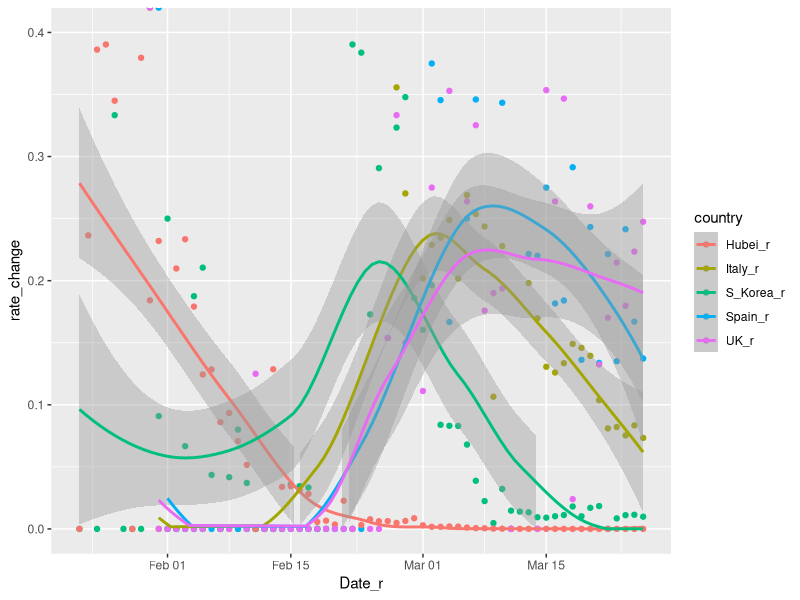
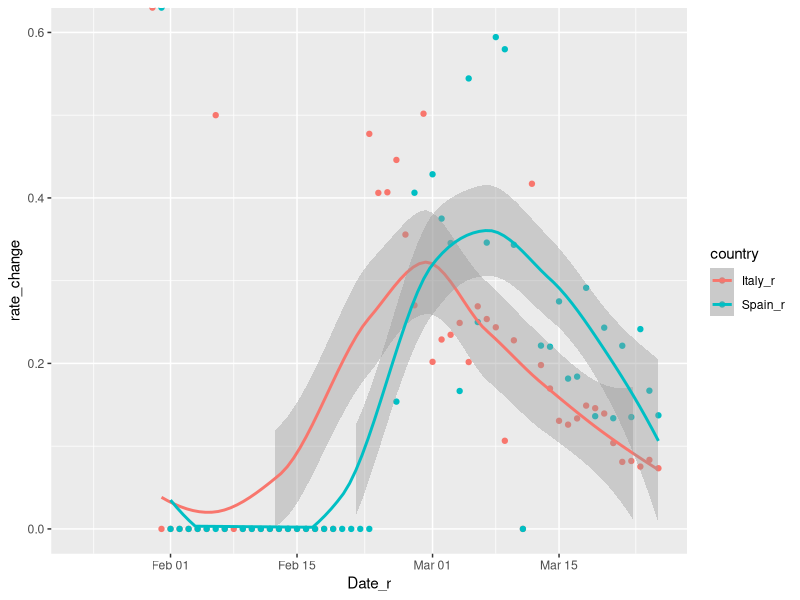
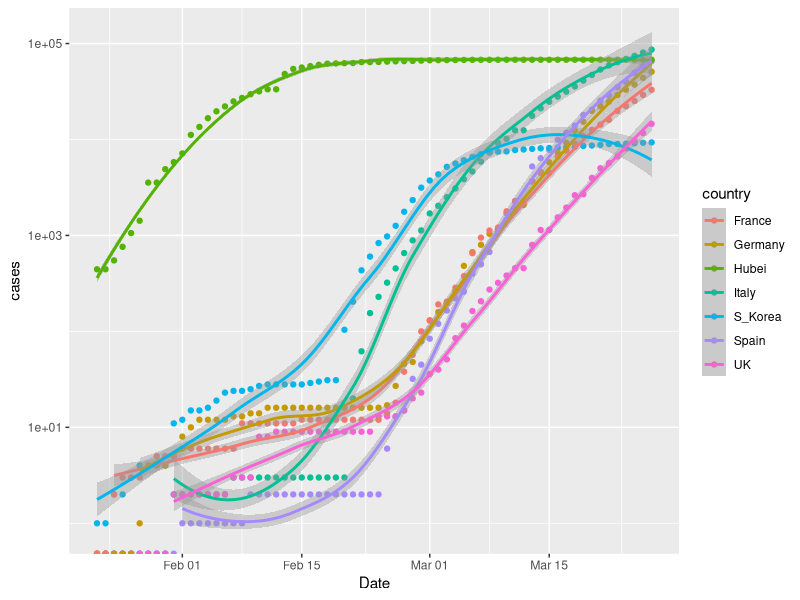
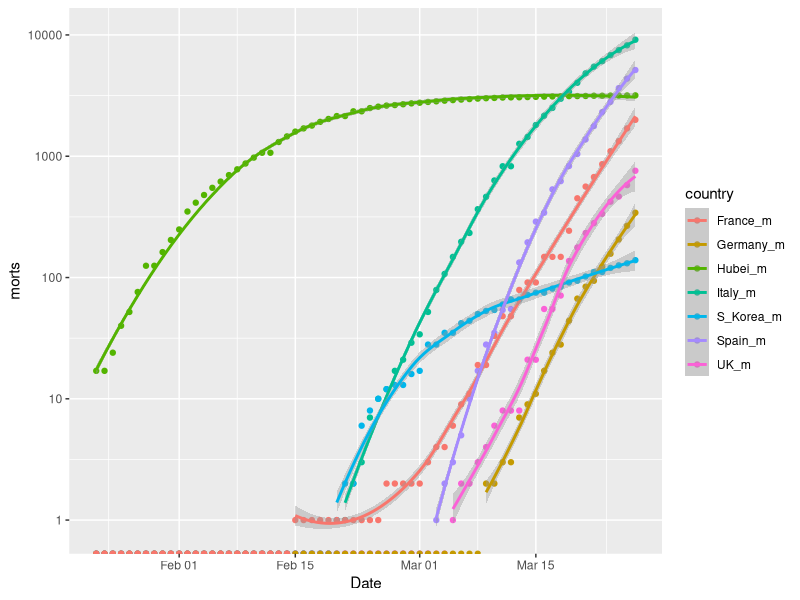
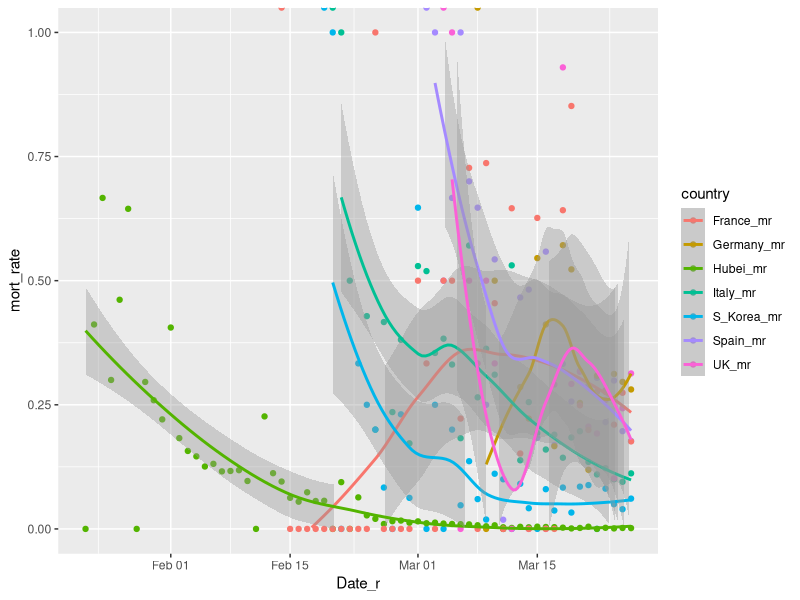

The R script that drew these images, in order:
library(tidyverse)


# data from https://github.com/CSSEGISandData/COVID-19
# cases up to 22nd January - 24st march 2020

Date <- c("1/22/20","1/23/20","1/24/20","1/25/20","1/26/20","1/27/20","1/28/20","1/29/20","1/30/20","1/31/20","2/1/20","2/2/20","2/3/20","2/4/20","2/5/20","2/6/20","2/7/20","2/8/20","2/9/20","2/10/20","2/11/20","2/12/20","2/13/20","2/14/20","2/15/20","2/16/20","2/17/20","2/18/20","2/19/20","2/20/20","2/21/20","2/22/20","2/23/20","2/24/20","2/25/20","2/26/20","2/27/20","2/28/20","2/29/20","3/1/20","3/2/20","3/3/20","3/4/20","3/5/20","3/6/20","3/7/20","3/8/20","3/9/20","3/10/20","3/11/20","3/12/20","3/13/20","3/14/20","3/15/20","3/16/20","3/17/20","3/18/20","3/19/20","3/20/20","3/21/20", "3/22/20", "3/23/20", "3/24/20", "3/25/20", "3/26/20", "3/27/20")
Date <- as.Date(Date, format = "%m/%d/%Y")

# Cases data

Italy <- c(0,0,0,0,0,0,0,0,0,2,2,2,2,2,2,2,3,3,3,3,3,3,3,3,3,3,3,3,3,3,20,62,155,229,322,453,655,888,1128,1694,2036,2502,3089,3858,4636,5883,7375,9172,10149,12462,12462,17660,21157,24747,27980,31506,35713,41035,47021,53578,59138,63927,69176,74386,80589,86498)
Spain <- c(0,0,0,0,0,0,0,0,0,0,1,1,1,1,1,1,1,1,2,2,2,2,2,2,2,2,2,2,2,2,2,2,2,2,6,13,15,32,45,84,120,165,222,259,400,500,673,1073,1695,2277,2277,5232,6391,7798,9942,11748,13910,17963,20410,25374,28768,35136,39885,49515,57786,65719)
S_Korea <- c(1,1,2,2,3,4,4,4,4,11,12,15,15,16,19,23,24,24,25,27,28,28,28,28,28,29,30,31,31,104,204,433,602,833,977,1261,1766,2337,3150,3736,4335,5186,5621,6088,6593,7041,7314,7478,7513,7755,7869,7979,8086,8162,8236,8320,8413,8565,8652,8799,8961,8961,9037,9137,9241,9332)
Hebei_C <- c(1,1,2,8,13,18,33,48,65,82,96,104,113,126,135,157,172,195,206,218,239,251,265,283,291,300,301,306,306,307,308,309,311,311,311,312,317,318,318,318,318,318,318,318,318,318,318,318,318,318,318,318,318,318,318,318,318,318,318,318)
UK <- c(0,0,0,0,0,0,0,0,0,2,2,2,2,2,2,2,3,3,3,8,8,9,9,9,9,9,9,9,9,9,9,9,9,13,13,13,15,20,23,36,40,51,85,115,163,206,273,321,382,456,456,798,1140,1140,1543,1950,2626,2689,3983,5018,5683,6650,8077,9529,11658,14543)
Hubei <- c(444,444,549,761,1058,1423,3554,3554,4903,5806,7153,11177,13522,16678,19665,22112,24953,27100,29631,31728,33366,33366,48206,54406,56249,58182,59989,61682,62031,62442,62662,64084,64084,64287,64786,65187,65596,65914,66337,66907,67103,67217,67332,67466,67592,67666,67707,67743,67760,67773,67781,67786,67790,67794,67798,67799,67800,67800,67800,67800,67800,67800,67801,67801,67801,67801)
Germany <- c(0,0,0,0,0,1,4,4,4,5,8,10,12,12,12,12,13,13,14,14,16,16,16,16,16,16,16,16,16,16,16,16,16,16,17,27,46,48,79,130,159,196,262,482,670,799,1040,1176,1457,1908,2078,3675,4585,5795,7272,9257,12327,15320,19848,22213,24873,29056,32986,37323,43938,50871)
France <- c(0,0,2,3,3,3,4,5,5,5,6,6,6,6,6,6,6,11,11,11,11,11,11,11,12,12,12,12,12,12,12,12,12,12,14,18,38,57,100,130,191,204,285,377,653,949,1126,1209,1784,2281,2281,3661,4469,4499,6633,7652,9043,10871,12612,14282,16018,19856,22304,25233,29155,32964)

# create data.frame

coviddf <- data.frame(Date, Italy, Spain, S_Korea, Hubei, UK, Germany, France)

# tidy cases

covid_cases_tidy <- coviddf %>% gather(country, cases, 'Italy':'France')

# Mortality data

Italy_m<- c(0,0,0,0,0,0,0,0,0,0,0,0,0,0,0,0,0,0,0,0,0,0,0,0,0,0,0,0,0,0,1,2,3,7,10,12,17,21,29,34,52,79,107,148,197,233,366,463,631,827,827,1266,1441,1809,2158,2503,2978,3405,4032,4825,5476,6077,6820,7503,8215,9134)
Spain_m <- c(0,0,0,0,0,0,0,0,0,0,0,0,0,0,0,0,0,0,0,0,0,0,0,0,0,0,0,0,0,0,0,0,0,0,0,0,0,0,0,0,0,1,2,3,5,10,17,28,35,54,55,133,195,289,342,533,623,830,1043,1375,1772,2311,2808,3647,4365,5138)
S_Korea_m <- c(0,0,0,0,0,0,0,0,0,0,0,0,0,0,0,0,0,0,0,0,0,0,0,0,0,0,0,0,0,1,2,2,6,8,10,12,13,13,16,17,28,28,35,35,42,44,50,53,54,60,66,66,72,75,75,81,84,91,94,102,111,111,120,126,131,139)
UK_m <- c(0,0,0,0,0,0,0,0,0,0,0,0,0,0,0,0,0,0,0,0,0,0,0,0,0,0,0,0,0,0,0,0,0,0,0,0,0,0,0,0,0,0,0,1,2,2,3,4,6,8,8,8,21,21,55,55,71,137,177,233,281,335,422,465,578,759)
Hubei_m <- c(17,17,24,40,52,76,125,125,162,204,249,350,414,479,549,618,699,780,871,974,1068,1068,1310,1457,1596,1696,1789,1921,2029,2144,2144,2346,2346,2495,2563,2615,2641,2682,2727,2761,2803,2835,2871,2902,2931,2959,2986,3008,3024,3046,3056,3062,3075,3085,3099,3111,3122,3130,3133,3139,3153,3153,3160,3163,3169,3174)
Germany_m <- c(0,0,0,0,0,0,0,0,0,0,0,0,0,0,0,0,0,0,0,0,0,0,0,0,0,0,0,0,0,0,0,0,0,0,0,0,0,0,0,0,0,0,0,0,0,0,0,2,2,3,3,7,9,11,17,24,28,44,67,84,94,123,157,206,267,342)
France_m <- c(0,0,0,0,0,0,0,0,0,0,0,0,0,0,0,0,0,0,0,0,0,0,0,0,1,1,1,1,1,1,1,1,1,1,1,2,2,2,2,2,3,4,4,6,9,11,19,19,33,48,48,79,91,91,148,148,148,243,450,562,674,860,1100,1331,1696,1995)

# create df

mort_df <- data.frame(Date, Italy_m, Spain_m, S_Korea_m, UK_m, Hubei_m, Germany_m, France_m)

# tidy mort data

mort_tidy <- mort_df %>% gather(country, morts, 'Italy_m':'France_m')

len <- length(Date)

# calculate rate of change of cases
Italy_r <- (Italy[2:len]-Italy[1:len-1])/Italy[1:len-1]
Spain_r <- (Spain[2:len]-Spain[1:len-1])/Spain[1:len-1]
S_Korea_r <- (S_Korea[2:len]-S_Korea[1:len-1])/S_Korea[1:len-1]
Hubei_r <- (Hubei[2:len]-Hubei[1:len-1])/Hubei[1:len-1]
UK_r <- (UK[2:len]-UK[1:len-1])/UK[1:len-1]
Germany_r <- c(Germany[2:len]-Germany[1:len-1])/Germany[1:len-1]
France_r <- (France[2:len]-France[1:len-1])/France[1:len-1]
Date_r <- Date[2:len-1]

# calculate rate of change of morts
Italy_mr <- (Italy_m[2:len]-Italy_m[1:len-1])/Italy_m[1:len-1]
Spain_mr <- (Spain_m[2:len]-Spain_m[1:len-1])/Spain_m[1:len-1]
S_Korea_mr <- (S_Korea_m[2:len]-S_Korea_m[1:len-1])/S_Korea_m[1:len-1]
Hubei_mr <- (Hubei_m[2:len]-Hubei_m[1:len-1])/Hubei_m[1:len-1]
UK_mr <- (UK_m[2:len]-UK_m[1:len-1])/UK_m[1:len-1]
Germany_mr <- c(Germany_m[2:len]-Germany_m[1:len-1])/Germany_m[1:len-1]
France_mr <- (France_m[2:len]-France_m[1:len-1])/France_m[1:len-1]
Date_r <- Date[2:len-1]

# create data frame for mort rate

mort_rate_df <- data.frame(Date_r, Italy_mr, Spain_mr, S_Korea_mr, Hubei_mr, UK_mr, Germany_mr, France_mr)


# create new data frame for rate data

rate_df <- data.frame(Date_r, Italy_r, Spain_r, S_Korea_r, Hubei_r, UK_r)

# gather rate data 

rate_df <- rate_df %>%
  gather(country, rate_change, 'Italy_r':'UK_r')

# plot some data

rate_df %>% ggplot(aes(Date_r, rate_change, color = country)) + geom_point() + geom_smooth() + ylim(0,0.4)


# filter for spain or italy                                                                                                                                      
rate_df %>% filter(country %in% c("Italy_r", "Spain_r")) %>% ggplot(aes(Date_r, rate_change, color = country)) + geom_point()  + stat_smooth() + ylim(0,0.6)

# plot number of cases
coviddf %>% gather(country, cases, 'Italy':'France') %>% ggplot(aes(Date, cases, color = country)) + geom_point() + scale_y_continuous(trans = "log10") +stat_smooth()

# plot number of morts
mort_df %>% gather(country, morts, 'Italy_m':'France_m') %>% ggplot(aes(Date, morts, color = country)) + geom_point() + scale_y_continuous(trans = "log10") + stat_smooth()

# plot mort rate

mort_rate_df %>% gather(country, mort_rate, 'Italy_mr':'France_mr') %>% ggplot(aes(Date_r, mort_rate, color = country)) + geom_point() + stat_smooth() +ylim(0, 1.0)




